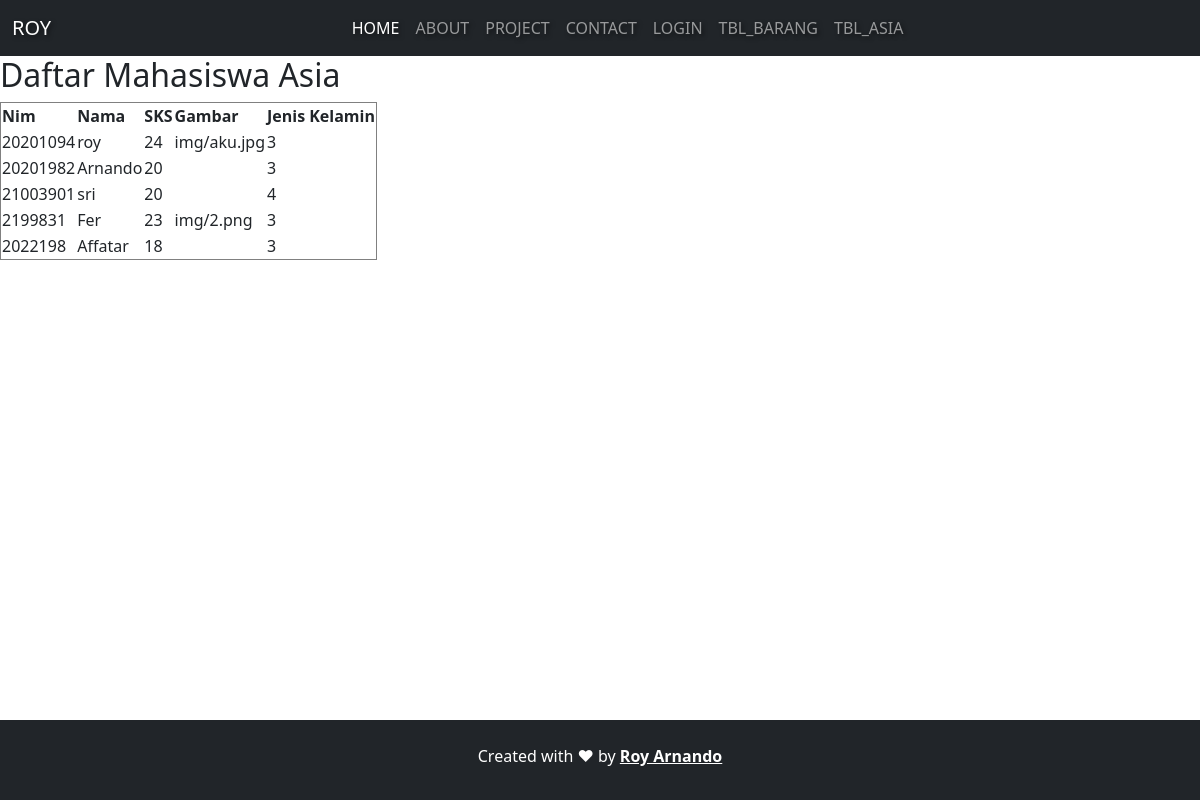
/vasia/, run on the app's committed database.
### dashboard/models.py (models this page shows, shortened)
class asia(models.Model):
    nim=models.CharField(max_length=8)
    nama=models.CharField(max_length=50)
    sks=models.IntegerField()
    link_gbr=models.CharField(max_length=150, blank=True)
    waktu_posting=models.DateTimeField(auto_now_add=True)
    jenis_id=models.ForeignKey(Jenis, on_delete=models.CASCADE,null=True)

### dashboard/views.py (the view)
# urls.py: path('vasia/',Asia_View),
def Asia_View(request):
    asias=asia.objects.all()
    konteks={
        'asias': asias,
    }
    return render(request,'asia.html',konteks)

### templates/asia.html
{% extends 'baseTabel.html' %}
{% load static %}
{% block kontent %}
<h2 class="align-center">Daftar Mahasiswa Asia</h2>
<table border="1">
    <tr>
        <th>Nim</th>
        <th>Nama</th>
        <th>SKS</th>
        <th>Gambar</th>
        <th>Jenis Kelamin</th>
    </tr>
{% for asia in asias %}
    <tr>
        <td>{{ asia.nim }}</td>
        <td>{{ asia.nama }}</td>
        <td>{{ asia.sks }}</td>
        <td>{{ asia.link_gbr }}</td>
        <td>{{ asia.jenis_id_id }}</td>
    </tr>
{% endfor %}
</table>
{% endblock %}

### data on the page
asia: nim "20201094", nama "roy", sks "24", link_gbr "img/aku.jpg", jenis_id_id "3"
asia: nim "20201982", nama "Arnando", sks "20", jenis_id_id "3"
asia: nim "21003901", nama "sri", sks "20", jenis_id_id "4"
asia: nim "2199831", nama "Fer", sks "23", link_gbr "img/2.png", jenis_id_id "3"
asia: nim "2022198", nama "Affatar", sks "18", jenis_id_id "3"
